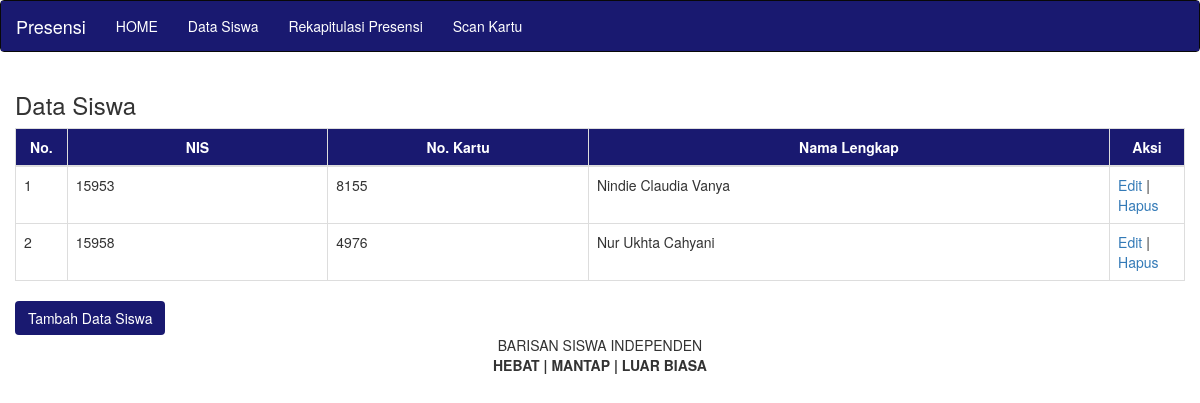
/datasiswa.php, run on an earlier commit of the app's database.
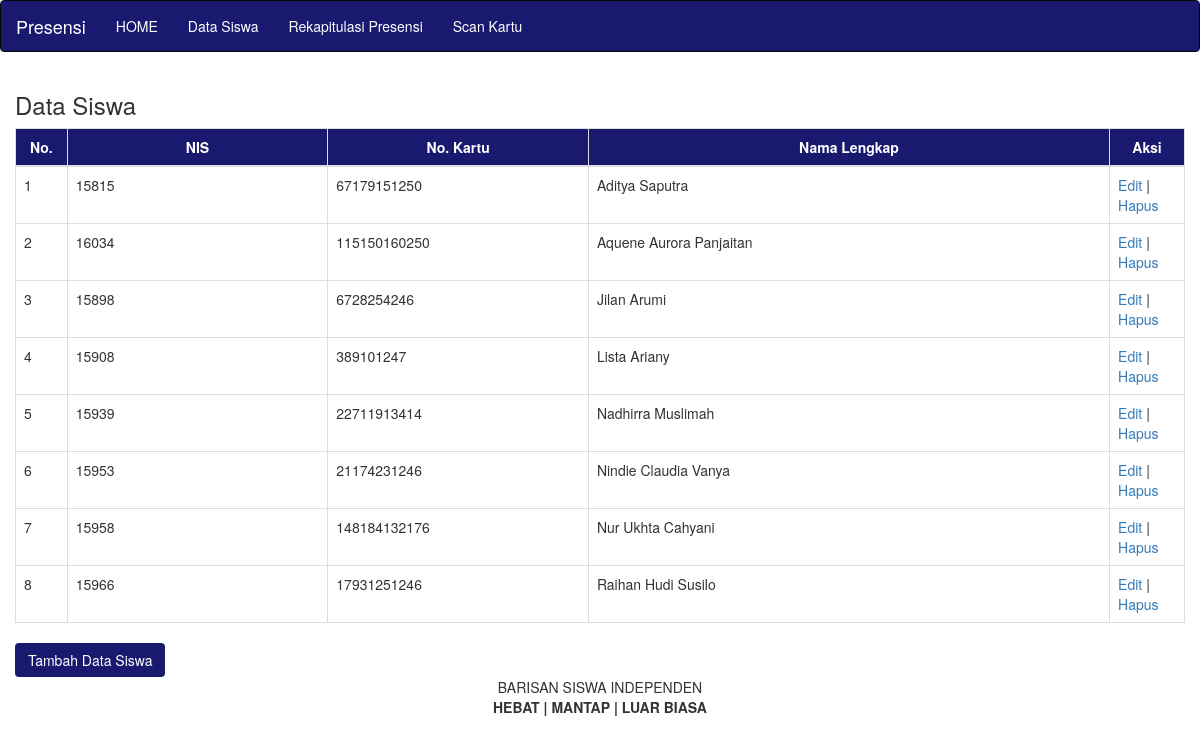
And on a later commit of the database.
### tables this page shows
CREATE TABLE `siswa` (
  `ID` int(11) NOT NULL,
  `NIS` int(20) NOT NULL,
  `No_Kartu` varchar(20) NOT NULL,
  `Nama_Lengkap` varchar(100) NOT NULL
);

### datasiswa.php (the view, shortened to what this page needs)
<!DOCTYPE html>
<html>
<head>
    <?php include "header.php"; ?>
</head>
<body>
    <?php include "menu.php"; ?>
    <div class="container-fluid">
        <h3>Data Siswa</h3>
        <table class="table table-bordered">
            <thead>
                <tr style="background-color: midnightblue; color: white;">
                    <th style="width: 10px; text-align: center">No.</th>
                    <th style="width: 200px; text-align: center">NIS</th>
                    <th style="width: 200px; text-align: center">No. Kartu</th>
                    <th style="width: 400px; text-align: center">Nama Lengkap</th>
                    <th style="width: 10px; text-align: center">Aksi</th>
                </tr>
            </thead>
            <tbody>
            <?php
                include "koneksi.php";
                $sql = mysqli_query($konek, "select * from siswa order by Nama_Lengkap asc");
                $no = 0;
                while($data = mysqli_fetch_array($sql))
                {
                    $no++;
            ?>
            <tr>
                <td> <?php echo $no; ?> </td>
                <td> <?php echo $data['NIS']; ?> </td>
                <td> <?php echo $data['No_Kartu']; ?> </td>
                <td> <?php echo $data['Nama_Lengkap']; ?> </td>
                <td>
                    <a href="edit.php?ID=<?php echo $data['ID']; ?>">Edit</a> | <a href="hapus.php?ID=<?php echo $data['ID']; ?>"> Hapus </a>
                </td>
            </tr>
            <?php } ?>
        </tbody>
        </table>
        <a href="tambah.php"><button class="btn btn-primaru" style="background-color: midnightblue; color: white">Tambah Data Siswa</button></a>
    </div>
    <?php include "footer.php"; ?>
</body>
</html>

### header.php (shortened to what this page needs)
<link rel="stylesheet" type="text/css" href="css/bootstrap.min.css">

### menu.php
<nav class="navbar navbar-inverse">
    <div class="container-fluid" style="background-color: midnightblue">
        <div class="navbar-header">
            <a href="#" class="navbar-brand" style="color: white">Presensi</a>
        </div>
        <ul class="nav navbar-nav">
            <li><a href="index.php" style="color: white"> HOME </a></li>
            <li><a href="datasiswa.php" style="color: white"> Data Siswa </a></li>
            <li><a href="presensi.php" style="color: white"> Rekapitulasi Presensi </a></li>
            <li><a href="scan.php" style="color: white"> Scan Kartu </a></li>
        </ul>
    </div>
</nav>

### footer.php
<div class="footer" style="text-align: center">
    BARISAN SISWA INDEPENDEN <br>
    <strong>HEBAT | MANTAP | LUAR BIASA</strong>
</div>

What changed in the data, as far as the page shows it:
removed siswa: NIS "15953", No_Kartu "8155", Nama_Lengkap "Nindie Claudia Vanya"
removed siswa: NIS "15958", No_Kartu "4976", Nama_Lengkap "Nur Ukhta Cahyani"
added siswa: NIS "15815", No_Kartu "67179151250", Nama_Lengkap "Aditya Saputra"
added siswa: NIS "16034", No_Kartu "115150160250", Nama_Lengkap "Aquene Aurora Panjaitan"
added siswa: NIS "15898", No_Kartu "6728254246", Nama_Lengkap "Jilan Arumi"
added siswa: NIS "15908", No_Kartu "389101247", Nama_Lengkap "Lista Ariany"
added siswa: NIS "15939", No_Kartu "22711913414", Nama_Lengkap "Nadhirra Muslimah"
added siswa: NIS "15953", No_Kartu "21174231246", Nama_Lengkap "Nindie Claudia Vanya"
added siswa: NIS "15958", No_Kartu "148184132176", Nama_Lengkap "Nur Ukhta Cahyani"
added siswa: NIS "15966", No_Kartu "17931251246", Nama_Lengkap "Raihan Hudi Susilo"
